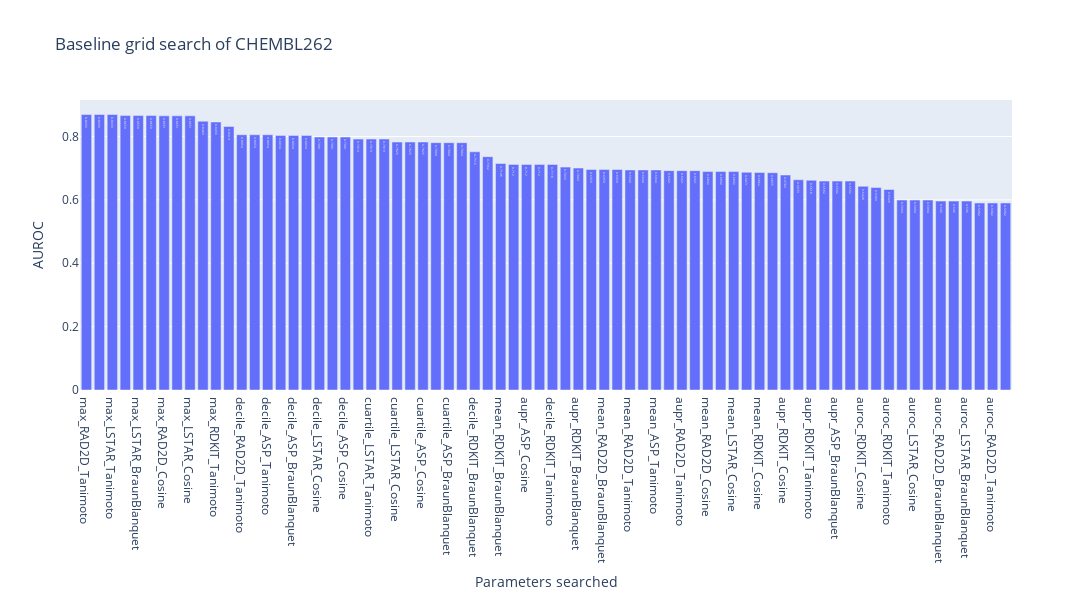

This figure's notebook cell:
### Code cell
px.bar(x=data.index,y=data,title=f"Baseline grid search of {target}",labels={"x":"Parameters searched","y":auroc},height=600,width=1500,text_auto='.4')

### Figure 1 — Plotly figure (JSON) as saved in the notebook; plotly's stock layout.template omitted (floating-point values rounded to 4 significant figures)
{"data": [{"alignmentgroup": "True", "hovertemplate": "Parameters searched=%{x}<br>AUROC=%{y}<extra></extra>", "legendgroup": "", "marker": {"color": "#636efa", "pattern": {"shape": ""}}, "name": "", "offsetgroup": "", "orientation": "v", "showlegend": false, "textposition": "auto", "texttemplate": "%{y:.4}", "type": "bar", "x": ["max_RAD2D_Tanimoto", "max_ASP_Tanimoto", "max_LSTAR_Tanimoto", "max_ASP_BraunBlanquet", "max_LSTAR_BraunBlanquet", "max_RAD2D_BraunBlanquet", "max_RAD2D_Cosine", "max_ASP_Cosine", "max_LSTAR_Cosine", "max_RDKIT_BraunBlanquet", "max_RDKIT_Tanimoto", "max_RDKIT_Cosine", "decile_RAD2D_Tanimoto", "decile_LSTAR_Tanimoto", "decile_ASP_Tanimoto", "decile_RAD2D_BraunBlanquet", "decile_ASP_BraunBlanquet", "decile_LSTAR_BraunBlanquet", "decile_LSTAR_Cosine", "decile_RAD2D_Cosine", "decile_ASP_Cosine", "cuartile_RAD2D_Tanimoto", "cuartile_LSTAR_Tanimoto", "cuartile_ASP_Tanimoto", "cuartile_LSTAR_Cosine", "cuartile_RAD2D_Cosine", "cuartile_ASP_Cosine", "cuartile_LSTAR_BraunBlanquet", "cuartile_ASP_BraunBlanquet", "cuartile_RAD2D_BraunBlanquet", "decile_RDKIT_BraunBlanquet", "cuartile_RDKIT_BraunBlanquet", "mean_RDKIT_BraunBlanquet", "aupr_LSTAR_Cosine", "aupr_ASP_Cosine", "aupr_RAD2D_Cosine", "decile_RDKIT_Tanimoto", "mean_RDKIT_Tanimoto", "aupr_RDKIT_BraunBlanquet", "mean_LSTAR_BraunBlanquet", "mean_RAD2D_BraunBlanquet", "mean_ASP_BraunBlanquet", "mean_RAD2D_Tanimoto", "mean_LSTAR_Tanimoto", "mean_ASP_Tanimoto", "aupr_ASP_Tanimoto", "aupr_RAD2D_Tanimoto", "aupr_LSTAR_Tanimoto", "mean_RAD2D_Cosine", "mean_ASP_Cosine", "mean_LSTAR_Cosine", "decile_RDKIT_Cosine", "mean_RDKIT_Cosine", "cuartile_RDKIT_Tanimoto", "aupr_RDKIT_Cosine", "cuartile_RDKIT_Cosine", "aupr_RDKIT_Tanimoto", "aupr_RAD2D_BraunBlanquet", "aupr_ASP_BraunBlanquet", "aupr_LSTAR_BraunBlanquet", "auroc_RDKIT_Cosine", "auroc_RDKIT_BraunBlanquet", "auroc_RDKIT_Tanimoto", "auroc_ASP_Cosine", "auroc_LSTAR_Cosine", "auroc_RAD2D_Cosine", "auroc_RAD2D_BraunBlanquet", "auroc_ASP_BraunBlanquet", "auroc_LSTAR_BraunBlanquet", "auroc_ASP_Tanimoto", "auroc_RAD2D_Tanimoto", "auroc_LSTAR_Tanimoto"], "xaxis": "x", "y": [0.8693, 0.8693, 0.8693, 0.8659, 0.8659, 0.8659, 0.8651, 0.8651, 0.8651, 0.8483, 0.8456, 0.8314, 0.8054, 0.8054, 0.8054, 0.8034, 0.8034, 0.8034, 0.7981, 0.7981, 0.7981, 0.7919, 0.7919, 0.7919, 0.7825, 0.7825, 0.7825, 0.7804, 0.7804, 0.7804, 0.7515, 0.7362, 0.7146, 0.712, 0.712, 0.712, 0.7118, 0.7033, 0.7003, 0.6959, 0.6959, 0.6959, 0.6944, 0.6944, 0.6944, 0.6921, 0.6921, 0.6921, 0.6892, 0.6892, 0.6892, 0.6871, 0.6862, 0.6855, 0.6783, 0.6633, 0.6618, 0.6592, 0.6592, 0.6592, 0.6428, 0.6389, 0.6326, 0.5994, 0.5994, 0.5994, 0.596, 0.596, 0.596, 0.5902, 0.5902, 0.5902], "yaxis": "y"}], "layout": {"barmode": "relative", "height": 600, "legend": {"tracegroupgap": 0}, "title": {"text": "Baseline grid search of CHEMBL262"}, "width": 1500, "xaxis": {"anchor": "y", "domain": [0, 1], "title": {"text": "Parameters searched"}}, "yaxis": {"anchor": "x", "domain": [0, 1], "title": {"text": "AUROC"}}}}
